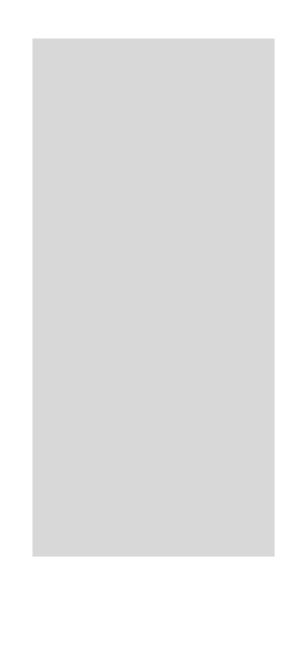
#> input picture StarRailUID/starrailuid_charinfo/texture2D/char_bg_mask.png, 300 x 650 px; the run also reads 2 pictures not shown here
$ python to_card.py
#> lines starting #> are read from the running program, lines starting #| are printed output that depends on the picture
import asyncio
from pathlib import Path
from typing import List, Union, Optional

from PIL import Image, ImageDraw
from gsuid_core.utils.api.enka.models import EnkaData

from .to_data import api_to_dict
from ..utils.image.convert import convert_img
from ..utils.fonts.first_world import fw_font_28
from ..utils.map.SR_MAP_PATH import avatarId2Name
from ..utils.fonts.starrail_fonts import sr_font_24, sr_font_30, sr_font_58
from ..utils.resource.RESOURCE_PATH import CHAR_ICON_PATH, CHAR_PREVIEW_PATH
from ..utils.map.name_covert import avatar_id_to_char_star

half_color = (255, 255, 255, 120)
first_color = (29, 29, 29)
second_color = (67, 61, 56)
white_color = (247, 247, 247)
gray_color = (175, 175, 175)

# MAP_PATH = Path(__file__).parent / 'map'
TEXT_PATH = Path(__file__).parent / 'texture2D'
char_mask = Image.open(TEXT_PATH / 'char_mask.png')
char_bg_mask = Image.open(TEXT_PATH / 'char_bg_mask.png')
#> char_bg_mask is the input picture: PIL image 300x650 RGBA; mean R, G, B, A 139.7, 139.7, 139.7, 164
tag = Image.open(TEXT_PATH / 'tag.png')
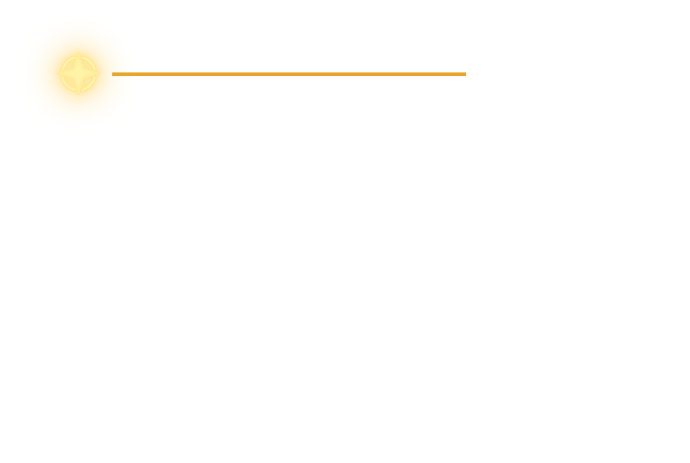
#> input picture StarRailUID/starrailuid_charinfo/texture2D/tag.png, 1380 x 926 px (shown at 1/2 size)
#> tag is the input picture: PIL image 1380x926 RGBA; mean R, G, B, A 11.1, 9.7, 3.9, 2.6
footbar = Image.open(TEXT_PATH / 'footbar.png')
pic_500 = Image.open(TEXT_PATH / '500.png')
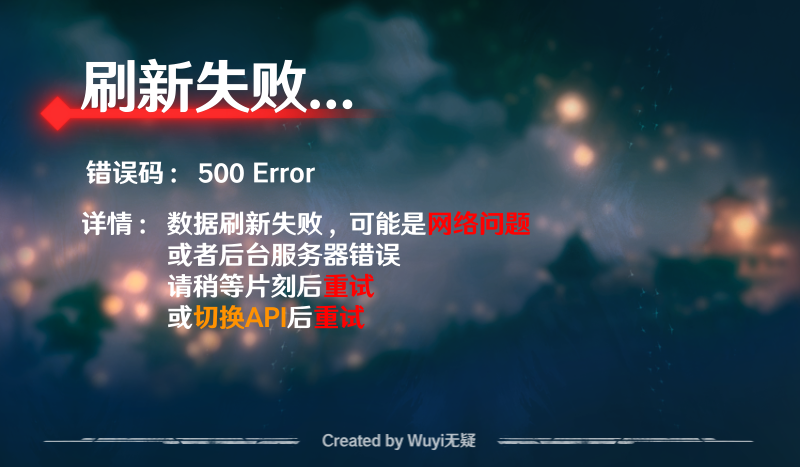
#> input picture StarRailUID/starrailuid_charinfo/texture2D/500.png, 800 x 467 px
#> pic_500 is the input picture: PIL image 800x467 RGBA; mean R, G, B, A 52.9, 70.4, 84.1, 254.9


async def api_to_card(
    uid: str, enka_data: Optional[EnkaData] = None
) -> Union[str, bytes]:
    char_data_list = await api_to_dict(uid, enka_data)
    print(char_data_list)
    if isinstance(char_data_list, str):
        if ('服务器正在维护或者关闭中' in char_data_list) or ('网络不太稳定' in char_data_list):
            return await convert_img(pic_500)
        else:
            return await convert_img(pic_500)
    else:
        if char_data_list == []:
            return await convert_img(pic_500)

    img = await draw_enka_card(uid=uid, char_list=char_data_list, showfrom=1)
    return img


async def draw_enka_card(
    uid: str, char_list: Optional[List] = None, showfrom: int = 0
):
    char_data_list = []
    if 1102 in char_list:
        char_list.remove(1102)
        char_list.append(1102)
    for char in char_list:
        avatarName = avatarId2Name[str(char)]
        char_data_list.append(
            {'avatarName': avatarName, 'avatarId': str(char)}
        )
    if showfrom == 0:
        line1 = f'展柜内有 {len(char_data_list)} 个角色!'
    else:
        if char_data_list is None:
            return await convert_img(
                Image.new('RGBA', (0, 1), (255, 255, 255))
            )
        else:
            line1 = f'UID {str(uid)} 刷新成功'
    # print(char_list)
    line2 = f'可以使用 sr查询{char_data_list[0]["avatarName"]} 查询详情角色面板'
    char_num = len(char_data_list)
    if char_num <= 4:
        based_w, based_h = 1380, 926
        show_type = 1
    else:
        show_type = 0
        based_w, based_h = 1380, 660 + (char_num - 5) // 5 * 110
        if (char_num - 5) % 5 >= 4:
            based_h += 110

    img = Image.open(TEXT_PATH / 'shin-w.jpg').resize((based_w, based_h))
    img.paste(tag, (0, 0), tag)

    img_draw = ImageDraw.Draw(img, 'RGBA')

    # 写底层文字
    img_draw.text(
        (690, based_h - 16),
        '--Created by qwerdvd-Designed By Wuyi-Thank for mihomo.me--',
        (0, 0, 255),
        fw_font_28,
        'mm',
    )

    img_draw.text(
        (225, 120),
        line1,
        white_color,
        sr_font_58,
        'lm',
    )
    img_draw.text(
        (225, 175),
        line2,
        gray_color,
        sr_font_24,
        'lm',
    )
    tasks = []
    for index, char_data in enumerate(char_data_list):
        if show_type == 0:
            tasks.append(draw_enka_char(index, img, char_data))
        else:
            tasks.append(draw_mihomo_char(index, img, char_data))
    await asyncio.gather(*tasks)
    img = await convert_img(img)
    return img


async def draw_mihomo_char(index: int, img: Image.Image, char_data: dict):
    char_id = char_data['avatarId']
    char_name = char_data['avatarName']
    char_star = await avatar_id_to_char_star(str(char_id))
    char_card = Image.open(TEXT_PATH / f'char{char_star}_bg.png')
    char_temp = Image.new('RGBA', (300, 650))
    char_img = (
        Image.open(str(CHAR_PREVIEW_PATH / f'{char_id}.png'))
        .convert('RGBA')
        .resize((449, 615))
    )
    if char_name == '希儿':
        char_img = char_img.resize((449, 650))
        char_img = char_img.crop((135, 0, 379, 457))
        char_temp.paste(char_img, (32, 98), char_img)
    else:
        char_img = char_img.crop((103, 0, 347, 517))
        char_temp.paste(char_img, (32, 38), char_img)
    char_card.paste(char_temp, (0, 0), char_bg_mask)

    img_draw = ImageDraw.Draw(char_card, 'RGBA')
    img_draw.text(
        (150, 585),
        char_name,
        white_color,
        sr_font_30,
        'mm',
    )
    x = 42 + index * 325
    img.paste(char_card, (x, 199), char_card)


async def draw_enka_char(index: int, img: Image.Image, char_data: dict):
    char_id = char_data['avatarId']
    char_star = await avatar_id_to_char_star(str(char_id))
    char_card = Image.open(TEXT_PATH / f'char_card_{char_star}.png')
    char_img = (
        Image.open(str(CHAR_ICON_PATH / f'{char_id}.png'))
        .convert('RGBA')
        .resize((204, 204))
    )
    char_temp = Image.new('RGBA', (220, 220))
    char_temp.paste(char_img, (8, 8), char_img)
    char_card.paste(char_temp, (0, 0), char_mask)
    if index <= 7:
        if img.size[0] <= 1100:
            x = 60 + (index % 4) * 220
        else:
            x = 160 + (index % 4) * 220
        img.paste(
            char_card,
            (x, 187 + (index // 4) * 220),
            char_card,
        )
    elif index <= 12:
        img.paste(
            char_card,
            (50 + (index % 8) * 220, 296),
            char_card,
        )
    else:
        _i = index - 13
        x, y = 50 + (_i % 9) * 220, 512 + (_i // 9) * 220
        if _i % 9 >= 5:
            y += 110
            x = 160 + ((_i - 5) % 9) * 220
        img.paste(
            char_card,
            (x, y),
            char_card,
        )
